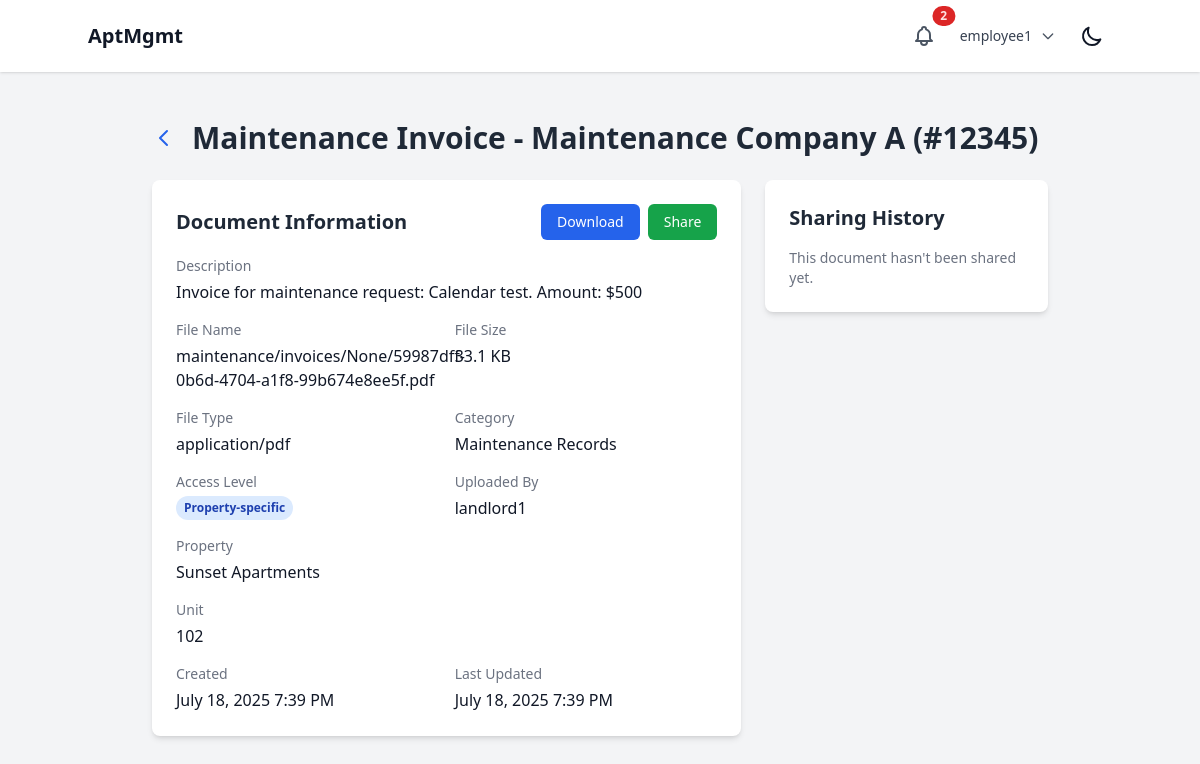
/documents/11/ (signed in), run on the app's committed database.
### users/models.py (models this page shows, shortened)
class User(AbstractUser):
    class Role(models.TextChoices):
        SUPERUSER = "SUPERUSER", "Superuser"
        LANDLORD = "LANDLORD", "Landlord"
        EMPLOYEE = "EMPLOYEE", "Employee"
        TENANT = "TENANT", "Tenant"
    role = models.CharField(max_length=50, choices=Role.choices)
    company = models.ForeignKey(Company, on_delete=models.CASCADE, related_name="users", null=True, blank=True)
    property = models.ForeignKey(Property, on_delete=models.SET_NULL, related_name="users", null=True, blank=True)
    apartment_unit = models.ForeignKey('properties.ApartmentUnit', on_delete=models.SET_NULL, null=True, blank=True, related_name="tenant")
    phone_number = models.CharField(max_length=20, blank=True, null=True)
    emergency_contact_name = models.CharField(max_length=100, blank=True, null=True)
    emergency_contact_phone = models.CharField(max_length=20, blank=True, null=True)
    emergency_contact_relationship = models.CharField(max_length=50, blank=True, null=True)

### documents/models.py (models this page shows, shortened)
class Document(models.Model):
    class AccessLevel(models.TextChoices):
        COMPANY = "COMPANY", "Company-wide"
        PROPERTY = "PROPERTY", "Property-specific"
        UNIT = "UNIT", "Unit-specific"
        PRIVATE = "PRIVATE", "Private (specific users)"
    title = models.CharField(max_length=255)
    description = models.TextField(blank=True)
    file = models.FileField(upload_to=document_upload_path)
    original_filename = models.CharField(max_length=255)
    file_size = models.PositiveIntegerField()
    file_type = models.CharField(max_length=100)
    category = models.ForeignKey(DocumentCategory, on_delete=models.SET_NULL, null=True, blank=True)
    company = models.ForeignKey(Company, on_delete=models.CASCADE, related_name="documents")
    property = models.ForeignKey(Property, on_delete=models.CASCADE, related_name="documents", null=True, blank=True)
    unit = models.ForeignKey(ApartmentUnit, on_delete=models.CASCADE, related_name="documents", null=True, blank=True)
    access_level = models.CharField(max_length=20, choices=AccessLevel.choices, default=AccessLevel.COMPANY)
    allowed_users = models.ManyToManyField(User, related_name="accessible_documents", blank=True)
    allowed_roles = models.JSONField(default=list, blank=True)  # List of role strings
    uploaded_by = models.ForeignKey(User, on_delete=models.CASCADE, related_name="uploaded_documents")
    created_at = models.DateTimeField(auto_now_add=True)
    updated_at = models.DateTimeField(auto_now=True)
    is_active = models.BooleanField(default=True)
    class Meta:
        ordering = ['-created_at']
        indexes = [
            models.Index(fields=['company', 'access_level']),
            models.Index(fields=['property']),
            models.Index(fields=['created_at']),
        ]
    def is_accessible_by_user(self, user):
        if user.role == 'SUPERUSER' or user.is_superuser:
            return True
        if self.uploaded_by == user:
            return True
        if user.company != self.company:
            return False
        if self.allowed_users.filter(id=user.id).exists():
            return True
        if user.role in self.allowed_roles:
            return True

class DocumentCategory(models.Model):
    name = models.CharField(max_length=100)
    description = models.TextField(blank=True)
    created_at = models.DateTimeField(auto_now_add=True)
    class Meta:
        verbose_name_plural = "Document Categories"

### properties/models.py (models this page shows, shortened)
class Property(models.Model):
    company = models.ForeignKey(Company, on_delete=models.CASCADE, related_name="properties")
    name = models.CharField(max_length=255)
    address = models.TextField()
    created_at = models.DateTimeField(auto_now_add=True)
    updated_at = models.DateTimeField(auto_now=True)
    class Meta:
        verbose_name_plural = "Properties"

class ApartmentUnit(models.Model):
    property = models.ForeignKey(Property, on_delete=models.CASCADE, related_name="units")
    unit_number = models.CharField(max_length=50)
    bedrooms = models.PositiveIntegerField()
    bathrooms = models.PositiveIntegerField()
    rent_amount = models.DecimalField(max_digits=10, decimal_places=2, default=0)
    is_occupied = models.BooleanField(default=False)
    created_at = models.DateTimeField(auto_now_add=True)
    updated_at = models.DateTimeField(auto_now=True)
    class Meta:
        unique_together = ('property', 'unit_number')
        verbose_name_plural = "Apartment Units"

### documents/views.py (the view)
# urls.py: path('<int:document_id>/', views.document_detail, name='detail'),
@login_required
def document_detail(request, document_id):
    document = get_object_or_404(Document, id=document_id, is_active=True)
    if not document.is_accessible_by_user(request.user):
        raise Http404("Document not found")
    shares = DocumentShare.objects.filter(document=document).order_by('-created_at')
    context = {
        'document': document,
        'shares': shares,
        'can_share': request.user.company == document.company,
    }
    return render(request, 'documents/detail.html', context)

### documents/templates/documents/detail.html (shortened to what this page needs)
{% extends 'base.html' %}
{% block content %}
<div class="container mx-auto px-4 py-8">
    <div class="max-w-4xl mx-auto">
        <div class="flex items-center mb-6">
            <a href="{% url 'documents:list' %}" class="text-blue-600 hover:text-blue-800 dark:text-blue-400 dark:hover:text-blue-200 mr-4">
                <svg class="h-6 w-6" fill="none" stroke="currentColor" viewBox="0 0 24 24">
                    <path stroke-linecap="round" stroke-linejoin="round" stroke-width="2" d="M15 19l-7-7 7-7"></path>
                </svg>
            </a>
            <h1 class="text-3xl font-bold text-gray-800 dark:text-white">{{ document.title }}</h1>
        </div>
        <div class="grid grid-cols-1 lg:grid-cols-3 gap-6">
            <div class="lg:col-span-2">
                <div class="bg-white dark:bg-gray-800 rounded-lg shadow-md p-6">
                    <div class="flex items-center justify-between mb-4">
                        <h2 class="text-xl font-semibold text-gray-800 dark:text-white">Document Information</h2>
                        <div class="flex space-x-2">
                            <a href="{% url 'documents:download' document.id %}" class="bg-blue-600 hover:bg-blue-700 text-white px-4 py-2 rounded-md text-sm">
                                Download
                            </a>
                            {% if can_share %}
                            <a href="{% url 'documents:share' document.id %}" class="bg-green-600 hover:bg-green-700 text-white px-4 py-2 rounded-md text-sm">
                                Share
                            </a>
                            {% endif %}
                        </div>
                    </div>
                    <div class="space-y-4">
                        <div>
                            <h3 class="text-sm font-medium text-gray-500 dark:text-gray-400">Description</h3>
                            <p class="mt-1 text-gray-900 dark:text-white">{{ document.description|default:"No description provided" }}</p>
                        </div>
                        <div class="grid grid-cols-1 md:grid-cols-2 gap-4">
                            <div>
                                <h3 class="text-sm font-medium text-gray-500 dark:text-gray-400">File Name</h3>
                                <p class="mt-1 text-gray-900 dark:text-white">{{ document.original_filename }}</p>
                            </div>
                            <div>
                                <h3 class="text-sm font-medium text-gray-500 dark:text-gray-400">File Size</h3>
                                <p class="mt-1 text-gray-900 dark:text-white">{{ document.file_size|filesizeformat }}</p>
                            </div>
                            <div>
                                <h3 class="text-sm font-medium text-gray-500 dark:text-gray-400">File Type</h3>
                                <p class="mt-1 text-gray-900 dark:text-white">{{ document.file_type }}</p>
                            </div>
                            <div>
                                <h3 class="text-sm font-medium text-gray-500 dark:text-gray-400">Category</h3>
                                <p class="mt-1 text-gray-900 dark:text-white">{{ document.category.name|default:"No Category" }}</p>
                            </div>
                        </div>
                        <div class="grid grid-cols-1 md:grid-cols-2 gap-4">
                            <div>
                                <h3 class="text-sm font-medium text-gray-500 dark:text-gray-400">Access Level</h3>
                                <span class="mt-1 inline-flex px-2 py-1 text-xs font-semibold rounded-full
                                    {% if document.access_level == 'COMPANY' %}bg-green-100 text-green-800 dark:bg-green-900 dark:text-green-200
                                    {% elif document.access_level == 'PROPERTY' %}bg-blue-100 text-blue-800 dark:bg-blue-900 dark:text-blue-200
                                    {% elif document.access_level == 'UNIT' %}bg-yellow-100 text-yellow-800 dark:bg-yellow-900 dark:text-yellow-200
                                    {% else %}bg-gray-100 text-gray-800 dark:bg-gray-900 dark:text-gray-200{% endif %}">
                                    {{ document.get_access_level_display }}
                                </span>
                            </div>
                            <div>
                                <h3 class="text-sm font-medium text-gray-500 dark:text-gray-400">Uploaded By</h3>
                                <p class="mt-1 text-gray-900 dark:text-white">{{ document.uploaded_by.get_full_name|default:document.uploaded_by.username }}</p>
                            </div>
                        </div>
                        {% if document.property %}
                        <div>
                            <h3 class="text-sm font-medium text-gray-500 dark:text-gray-400">Property</h3>
                            <p class="mt-1 text-gray-900 dark:text-white">{{ document.property.name }}</p>
                        </div>
                        {% endif %}
                        {% if document.unit %}
                        <div>
                            <h3 class="text-sm font-medium text-gray-500 dark:text-gray-400">Unit</h3>
                            <p class="mt-1 text-gray-900 dark:text-white">{{ document.unit.unit_number }}</p>
                        </div>
                        {% endif %}
                        <div class="grid grid-cols-1 md:grid-cols-2 gap-4">
                            <div>
                                <h3 class="text-sm font-medium text-gray-500 dark:text-gray-400">Created</h3>
                                <p class="mt-1 text-gray-900 dark:text-white">{{ document.created_at|date:"F d, Y g:i A" }}</p>
                            </div>
                            <div>
                                <h3 class="text-sm font-medium text-gray-500 dark:text-gray-400">Last Updated</h3>
                                <p class="mt-1 text-gray-900 dark:text-white">{{ document.updated_at|date:"F d, Y g:i A" }}</p>
                            </div>
                        </div>
                    </div>
                </div>
            </div>
            <div>
                <div class="bg-white dark:bg-gray-800 rounded-lg shadow-md p-6">
                    <h2 class="text-xl font-semibold text-gray-800 dark:text-white mb-4">Sharing History</h2>
                    {% if shares %}
                        <div class="space-y-3">
                            {% for share in shares %}
                            <div class="border-l-4 border-blue-500 pl-4">
                                <div class="flex justify-between items-start">
                                    <div>
                                        <p class="text-sm font-medium text-gray-900 dark:text-white">
                                            {{ share.shared_by.get_full_name|default:share.shared_by.username }}
                                        </p>
                                        <p class="text-xs text-gray-500 dark:text-gray-400">
                                            shared with {{ share.shared_with.get_full_name|default:share.shared_with.username }}
                                        </p>
                                        {% if share.message %}
                                        <p class="text-sm text-gray-700 dark:text-gray-300 mt-1">
                                            "{{ share.message }}"
                                        </p>
                                        {% endif %}
                                    </div>
                                    <span class="text-xs text-gray-500 dark:text-gray-400">
                                        {{ share.created_at|date:"M d" }}
                                    </span>
                                </div>
                            </div>
                            {% endfor %}
                        </div>
                    {% else %}
                        <p class="text-gray-500 dark:text-gray-400 text-sm">This document hasn't been shared yet.</p>
                    {% endif %}
                </div>
            </div>
        </div>
    </div>
</div>
{% endblock %}

### core/templates/base.html (shortened to what this page needs)
{% load static %}
<!DOCTYPE html>
<html lang="en" x-data="{ darkMode: localStorage.getItem('darkMode') === 'true' }" x-init="$watch('darkMode', val => localStorage.setItem('darkMode', val))" :class="{ 'dark': darkMode }">
<head>
    <script src="https://cdn.tailwindcss.com"></script>
</head>
<body class="bg-gray-100 dark:bg-gray-900 text-gray-900 dark:text-gray-100">
    <header class="p-4 bg-white dark:bg-gray-800 shadow">
        <div class="container mx-auto flex justify-between items-center">
            {% if user.is_authenticated %}
                <a href="{% url 'core:dashboard_redirect' %}" class="text-xl font-bold hover:text-gray-600 dark:hover:text-gray-300 transition-colors duration-200">AptMgmt</a>
            {% else %}
                <h1 class="text-xl font-bold">AptMgmt</h1>
            {% endif %}
            <div class="flex items-center space-x-4">
                {% if user.is_authenticated %}
                    <div class="relative" x-data="{ open: false }">
                        <button @click="open = !open" class="relative p-2 text-gray-600 dark:text-gray-300 hover:text-gray-900 dark:hover:text-white focus:outline-none focus:ring-2 focus:ring-offset-2 focus:ring-blue-500">
                            {% if has_unread_notifications %}
                            <span class="absolute top-0 right-0 inline-flex items-center justify-center px-2 py-1 text-xs font-bold leading-none text-red-100 transform translate-x-1/2 -translate-y-1/2 bg-red-600 rounded-full">{{ unread_notifications_count }}</span>
                            {% endif %}
                        </button>
                    </div>
                    <div class="relative" x-data="{ open: false }">
                        <button @click="open = !open" class="flex items-center space-x-2 text-sm rounded-full focus:outline-none focus:ring-2 focus:ring-offset-2 focus:ring-blue-500">
                            <span class="text-gray-700 dark:text-gray-300">{{ user.username }}</span>
                            <svg class="w-4 h-4 text-gray-600 dark:text-gray-300" fill="none" stroke="currentColor" viewBox="0 0 24 24">
                                <path stroke-linecap="round" stroke-linejoin="round" stroke-width="2" d="M19 9l-7 7-7-7"></path>
                            </svg>
                        </button>
                    </div>
                {% endif %}
                <button @click="darkMode = !darkMode" class="p-2 rounded-md focus:outline-none focus:ring-2 focus:ring-offset-2 focus:ring-offset-gray-800 focus:ring-white">
                    <svg x-show="!darkMode" class="w-6 h-6" fill="none" stroke="currentColor" viewBox="0 0 24 24" xmlns="http://www.w3.org/2000/svg"><path stroke-linecap="round" stroke-linejoin="round" stroke-width="2" d="M20.354 15.354A9 9 0 018.646 3.646 9.003 9.003 0 0012 21a9.003 9.003 0 008.354-5.646z"></path></svg>
                </button>
            </div>
        </div>
    </header>
    <main class="p-4" id="content">
        {% block content %}{% endblock %}
    </main>
</body>
</html>

### data on the page
User: username "employee1"
Document: title "Maintenance Invoice - Maintenance Company A (#12345)", description "Invoice for maintenance request: Calendar test. Amount: $500", original_filename "maintenance/invoices/None/59987dff-0b6d-4704-a1f8-99b674e8ee5f.pdf", file_size|filesizeformat "33.1 KB", file_type "application/pdf", category.name "Maintenance Records", access_level "Property-specific", uploaded_by.get_full_name "landlord1", property.name "Sunset Apartments", unit.unit_number "102", created_at "July 18, 2025 7:39 PM", updated_at "July 18, 2025 7:39 PM"

### other printed values
{{ unread_notifications_count }} "2"
